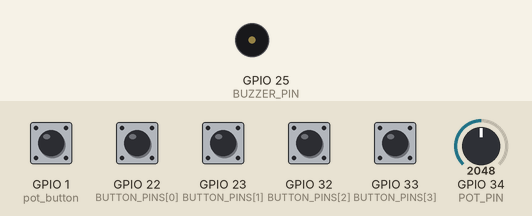
Bench run of a sketch on a simulated ESP32. Shown: buzzer (waves = sounding). Inputs (shaded band) come from the test bench; at power-on: GPIO 1 (pot_button), GPIO 22 (BUTTON_PINS[0]), GPIO 23 (BUTTON_PINS[1]), GPIO 32 (BUTTON_PINS[2]), GPIO 33 (BUTTON_PINS[3]) HIGH, GPIO 34 (POT_PIN) = 2048. What the sketch prints to the serial monitor is not drawn.

Above: at 1.2 s.
1.3 s: GPIO 1 (pot_button) pulled LOW for 0.15 s
At 1.38 s:
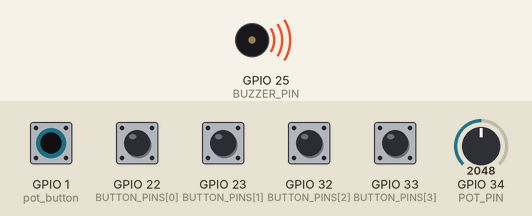
2.9 s: GPIO 22 (BUTTON_PINS[0]) pulled LOW for 0.15 s
At 3.6 s:
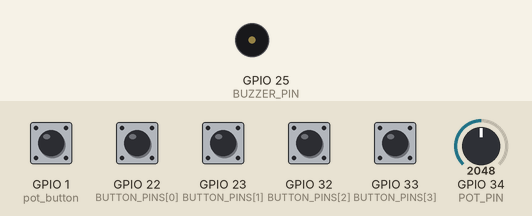
4.5 s: GPIO 23 (BUTTON_PINS[1]) pulled LOW for 0.15 s
At 5.8 s:
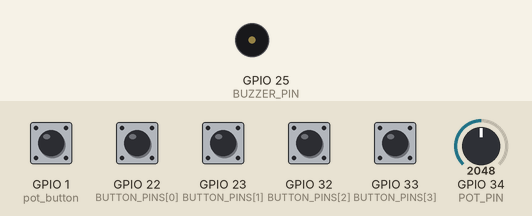
6.1 s: GPIO 32 (BUTTON_PINS[2]) pulled LOW for 0.15 s
At 7.2 s:
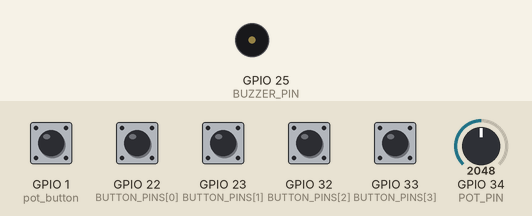
7.7 s: GPIO 33 (BUTTON_PINS[3]) pulled LOW for 0.15 s
At 8.4 s:
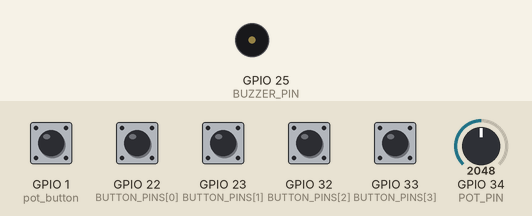
9.3 s: GPIO 22 (BUTTON_PINS[0]) pulled LOW for 1 s
At 10.1 s:
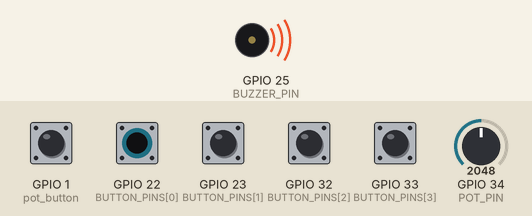
Timing chart, 0 to 12.3 s (numbered marks = the images above; inputs shaded):
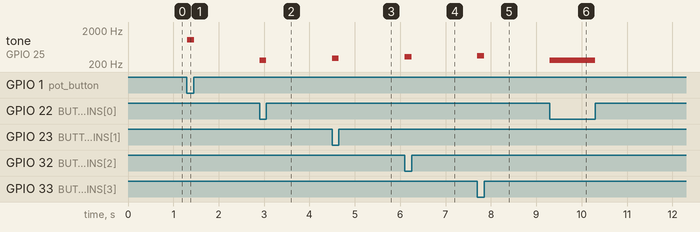

Measured:
- after the input at 1.3 s, tone on GPIO 25 (BUZZER_PIN): silent → 1050 Hz at once, → silent 0.16 s later
- after the input at 2.9 s, tone on GPIO 25 (BUZZER_PIN): silent → 262 Hz at once, → silent 0.15 s later
- after the input at 4.5 s, tone on GPIO 25 (BUZZER_PIN): silent → 294 Hz at once, → silent 0.15 s later
- after the input at 6.1 s, tone on GPIO 25 (BUZZER_PIN): silent → 330 Hz at once, → silent 0.15 s later
- after the input at 7.7 s, tone on GPIO 25 (BUZZER_PIN): silent → 349 Hz at once, → silent 0.15 s later
- after the input at 9.3 s, tone on GPIO 25 (BUZZER_PIN): silent → 262 Hz at once, → silent 1.0 s later

The sketch:

InstrumentWorkshopCDEF.ino
```cpp
int BUTTON_PINS[4] = {22, 23, 32, 33};         // GPIO pins for the 4 buttons
#define BUZZER_PIN 25                          // ESP32 GPIO21 pin connected to Buzzer's pin
int frequencies[4] = {262, 294, 330, 349};     // first half C-D-E-F
int buttonState[4] = {0, 0, 0, 0};             // states for each each of the buttons
int POT_PIN = 34;                     // potentiometer pin
int potValue = 0;                     // Value of the potentiometer
int pot_frequency = 0;                // Frequency associated with the pot value
#define pot_button 1                  // GPIO pin for the pot button
int pot_button_state = 0;             // state for the pot button

void setup() {
  Serial.begin(9600);                // initialize serial
  pinMode(BUZZER_PIN, OUTPUT);       // set ESP32 pin to output mode

  // setup the pot button
  pinMode(pot_button, INPUT_PULLUP);
  // uses a for loop to initialize each button in the array
  for (int i = 0; i < 4; i++) {
    pinMode(BUTTON_PINS[i], INPUT_PULLUP);
  }
}

void loop() {
  // read the pot button state
  pot_button_state = digitalRead(pot_button);

  //read each of the 4 buttons states
  for (int i = 0; i < 4; i++) {
    buttonState[i] = digitalRead(BUTTON_PINS[i]);
  }

  while (pot_button_state == LOW){
    potValue = analogRead(POT_PIN); // Read value (0-4095)
    Serial.println(potValue);

    potValue = analogRead(POT_PIN); // Read 0-4095 [5]

    // Map pot value to a frequency range (e.g., 100Hz to 2000Hz)
    pot_frequency = map(potValue, 0, 4095, 100, 2000);
    tone(BUZZER_PIN, pot_frequency); // Generate tone [3]
    pot_button_state = digitalRead(pot_button);
    delay(10); // Small delay for stability
  }

  while (buttonState[0] == LOW) {
    Serial.print("1");
      tone(BUZZER_PIN, frequencies[0]); // turn on
      buttonState[0] = digitalRead(BUTTON_PINS[0]);
  }

  while (buttonState[1] == LOW) {
    Serial.print("2");
      tone(BUZZER_PIN, frequencies[1]); // turn on
      buttonState[1] = digitalRead(BUTTON_PINS[1]);
  }

  while (buttonState[2] == LOW) {
    Serial.print("3");
      tone(BUZZER_PIN, frequencies[2]); // turn on
      buttonState[2] = digitalRead(BUTTON_PINS[2]);
  }

  while (buttonState[3] == LOW) {
    Serial.print("4");
      tone(BUZZER_PIN, frequencies[3]); // turn on
      buttonState[3] = digitalRead(BUTTON_PINS[3]);
  }

  noTone(BUZZER_PIN);  // turn off
}
```
